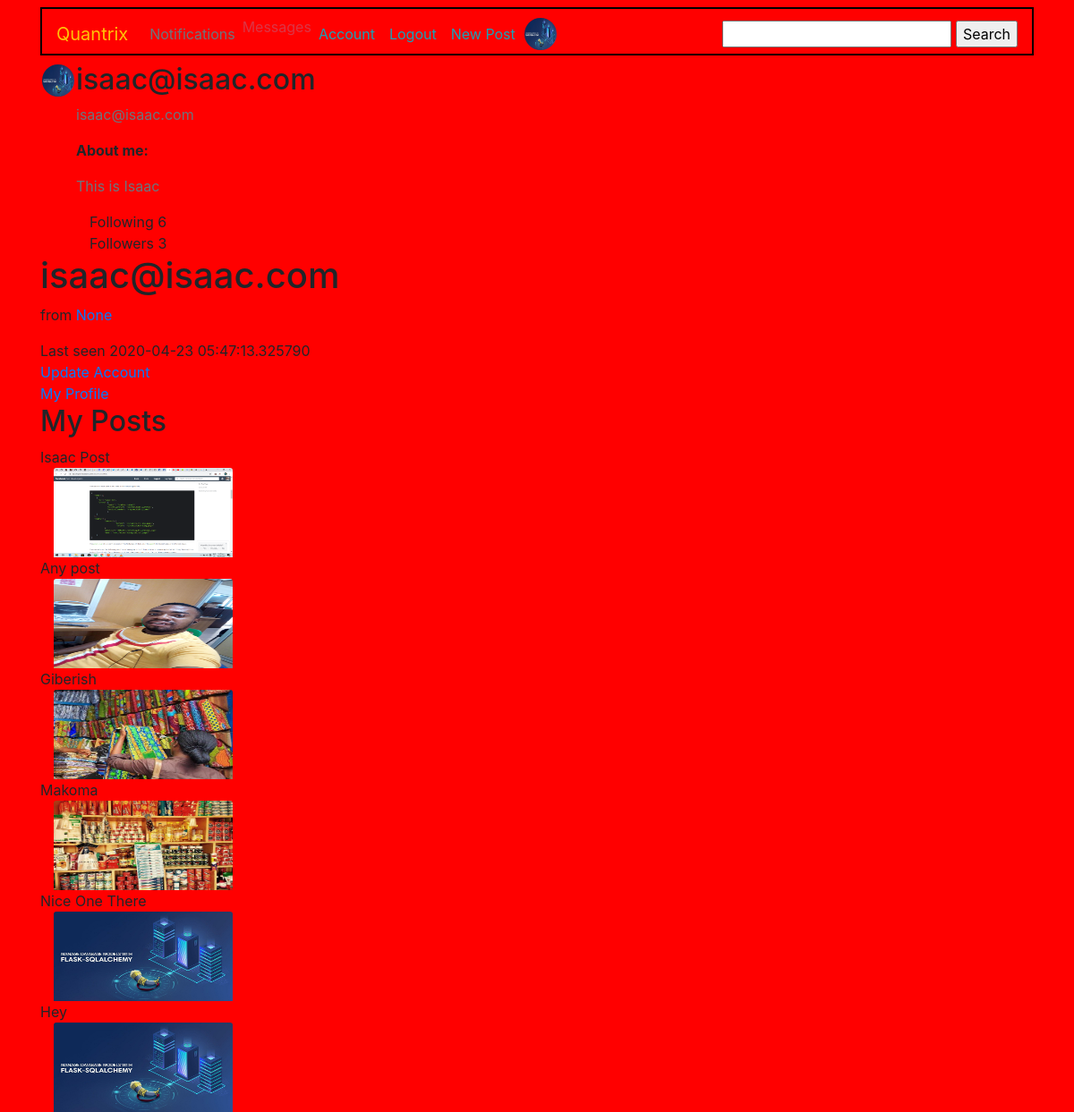
Before: /account (signed in) with the older database file.
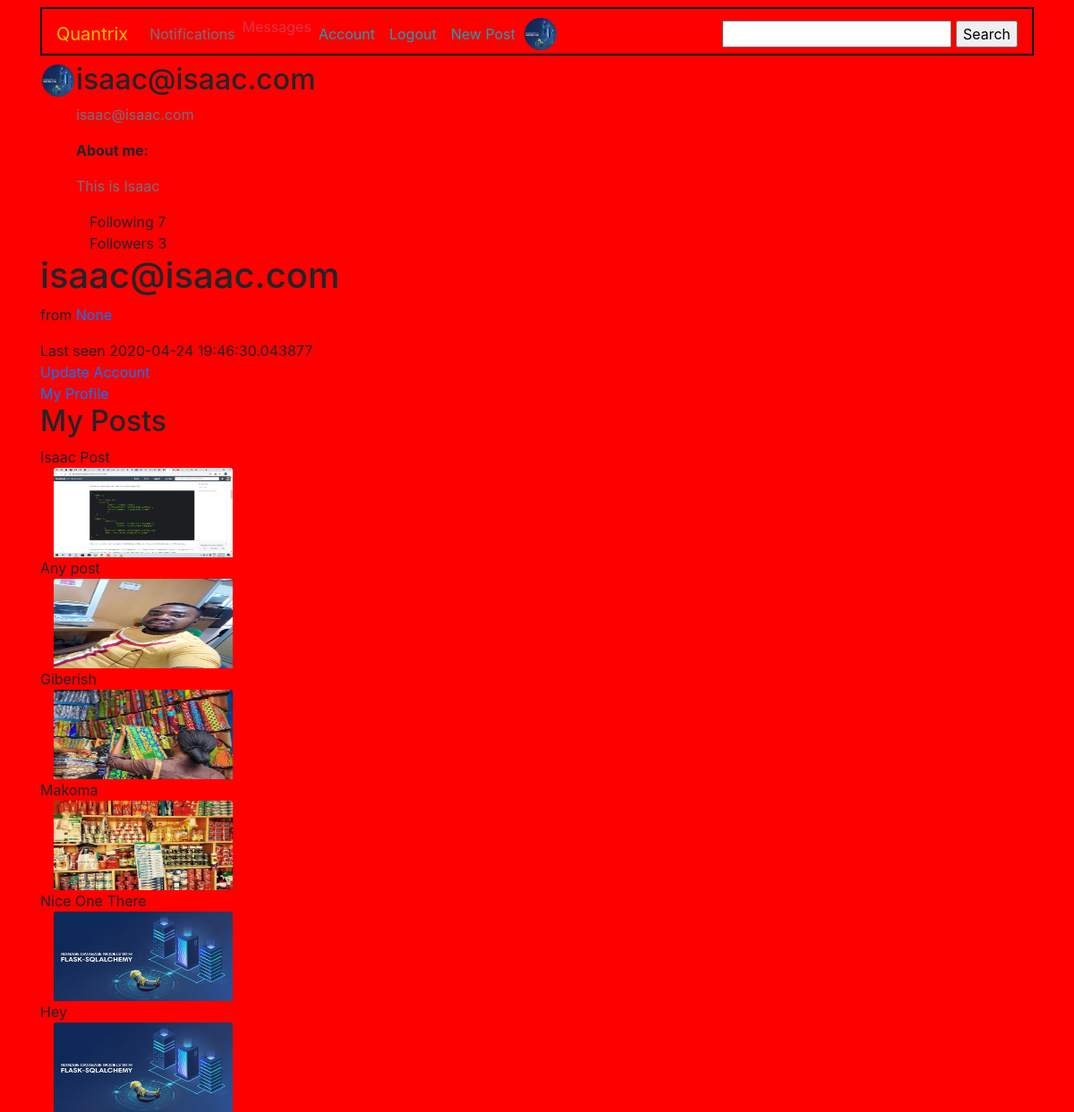
After: the same page with the newer database file.
### quandromy/database.py (models this page shows, shortened)
class User(db.Model, UserMixin): #The users mixing class helps in user management. We inherit the "is_authenticated" method from here
    __tablename__ = 'users'
    id = db.Column(db.Integer, primary_key = True)
    fullname = db.Column(db.String(100))
    username = db.Column(db.String(20), unique = True, index = True)
    role_id = db.Column(db.Integer, db.ForeignKey('roles.id'))
    email = db.Column(db.String(120), unique = True, index = True)
    country = db.Column(db.String(200))
    about_me = db.Column(db.Text())
    member_since = db.Column(db.DateTime(), default=datetime.utcnow)
    last_seen = db.Column(db.DateTime(), default=datetime.utcnow)
    image_file = db.Column(db.String(20), default = 'default.png')
    last_message_read_time = db.Column(db.DateTime)
    password = db.Column(db.String(60), nullable = False)
    comments = db.relationship('Comment', backref='author', lazy='dynamic')
    Report = db.relationship('Report', backref='author', lazy='dynamic')
    Post = db.relationship('Post', backref = 'author', lazy = 'dynamic')
    followed = db.relationship('Follow',
                               foreign_keys=[Follow.follower_id],               #SQLAlchemy cannot use the association table transparently because that will not give
                               backref=db.backref('follower', lazy='joined'),   #the application access to the custom fields in it. Instead, the many-to-many relationship
                               lazy='dynamic',                                  #must be decomposed into the two basic one-to-many relationships for the left
                               cascade='all, delete-orphan')                    #and right sides, and these must be defined as standard relationships.
    followers = db.relationship('Follow',
                                foreign_keys=[Follow.followed_id],
                                backref=db.backref('followed', lazy='joined'),
                                lazy='dynamic',
                                cascade='all, delete-orphan')
    messages_sent = db.relationship('Message',
                                    foreign_keys='Message.sender_id',
                                    backref='sender', lazy='dynamic')
    messages_received = db.relationship('Message',
                                        foreign_keys='Message.recipient_id',
                                        backref='recipient', lazy='dynamic')
    def new_messages(self):
        last_read_time = self.last_message_read_time or datetime(1900, 1, 1)
        return Message.query.filter_by(recipient=self).filter(
            Message.timestamp > last_read_time).count()
    staticmethod

### quandromy/users/routes.py (the view)
@users.route('/account', methods = ["POST", 'GET'])
@login_required
def account():
    post = Post.query.filter_by(author = current_user)
    picture_file = current_user.image_file
    image_file = url_for('static', filename = 'img/' + current_user.image_file)
    return render_template('users/account.html', image_file = image_file, post = post)

### quandromy/main/forms.py
class SearchForm(FlaskForm):
    search = StringField('search', validators=[DataRequired()])

### quandromy/users/routes.py (called while the page is built)
@users.before_request
def before_request():
    if current_user.is_authenticated:
        current_user.last_seen = datetime.utcnow()
        db.session.commit()
        g.search_form = SearchForm()

@login_manager.user_loader #This is reuqired to manage users by their ID's
def load_user(user_id):
    return User.query.get(int(user_id))

### quandromy/templates/users/account.html (shortened to what this page needs)
{% extends 'base.html' %}
{% block div %}
 <div class="content-section">
   <div class="media">
     <img class="rounded-circle account-img my-img" src="{{image_file}}" alt="profile pic">
     <div class="media-body">
       <h2 class="account-heading">{{current_user.username}}</h2>
       <p class="text-secondary">{{current_user.email}}</p>
       <p><span style="font-weight: bold;">About me:</span></p>
       <p class="text-secondary">{{current_user.about_me}}</p>
       <div class="col">
        Following <span>{{ current_user.followed.count() - 1 }}</span>
    </div>
    <div class="col">
      Followers <span>{{ current_user.followers.count() - 1 }}</span>
  </div>
     </div>
   </div>
   <div>
    <h1>{{ current_user.username }}</h1>
    <p>
            from <a href="http://maps.google.com/?q={{ current_user.country }}">{{ current_user.country }}</a><br>
    </p>
   </div>
   <div>Last seen {{ current_user.last_seen }}</div>
   <a href="{{url_for('users.update')}}">Update Account</a>
    <br>
  <a href="{{url_for('users.myprofile')}}">My Profile</a>
   <div>
     <h2>My Posts</h2>
     {% for p in post %}
     <div>{{p.title}}</div>
     <div class="col">
      <img src="{{url_for('static', filename = 'postpics/' + p.picture)}}" class="card-img-top" style="width: 200px; height: 200;" alt="..." width="50" height="100">
     </div>
     {% endfor %}
   </div>
 </div>
{% endblock %}

### quandromy/templates/base.html (shortened to what this page needs)
<!doctype html>
<html lang="en">
  <head>
    <link rel="stylesheet" href="https://stackpath.bootstrapcdn.com/bootstrap/4.4.1/css/bootstrap.min.css">
    <link rel="stylesheet" type="text/css" href="{{url_for('static', filename = 'css/main.css')}}">
  </head>
  {% if current_user.is_authenticated %}
  <nav class="navbar navbar-expand-lg navbar-dark mb-2 mt-2" id="main-bar">
    <a class="navbar-brand text-warning" href="{{url_for('main.index')}}" >Quantrix</a>
<div class="collapse navbar-collapse" id="navbarSupportedContent">
  <ul class="navbar-nav mr-auto">
        <li class="nav-item">
          <a class="nav-link text-secondary" href="#">Notifications</a>
        </li>
        <li class="nav-item">
          <a href="{{ url_for('users.messages') }}" class="text-danger">
            Messages
            {% set new_messages = current_user.new_messages() %}
        </a>
        </li>
        <li class="nav-item">
          <a class="nav-link text-info" href="{{url_for('users.account')}}">Account</a>
        </li>
        <li class="nav-item">
          <a class="nav-link text-info" href="{{url_for('users.logout')}}">Logout</a>
        </li>
        <li class="nav-item">
          <a class="nav-link text-info" href="{{url_for('posts.new_post')}}">New Post</a>
        </li>
        <li class="nav-item">
          <img class="rounded-circle account-img my-img mr-sm-2" src="{{url_for('static', filename = 'img/' + current_user.image_file)}}" alt="profile pic">
        </li>
  </ul>
  <form style="display: inline;" action="{{ url_for('main.search') }}" method="post" name="search" placeholder="search" autocomplete="on">
        {{ g.search_form.hidden_tag() }}{{ g.search_form.search(size=20) }}
        <input type="submit" value="Search">
  </form>
</div>
</nav>
{% endif %}
  <body class = "container" style="background: red;">
    {% block div %}
    {% endblock %}
  </body>
</html>

Changed rows visible on the page:
changed User "isaac@isaac.com": last_seen "2020-04-23 05:47:13.325790" → "2020-04-24 19:46:30.043877"
Other visible differences:
{{ current_user.followed.count() - 1 }}: "6" → "7"
